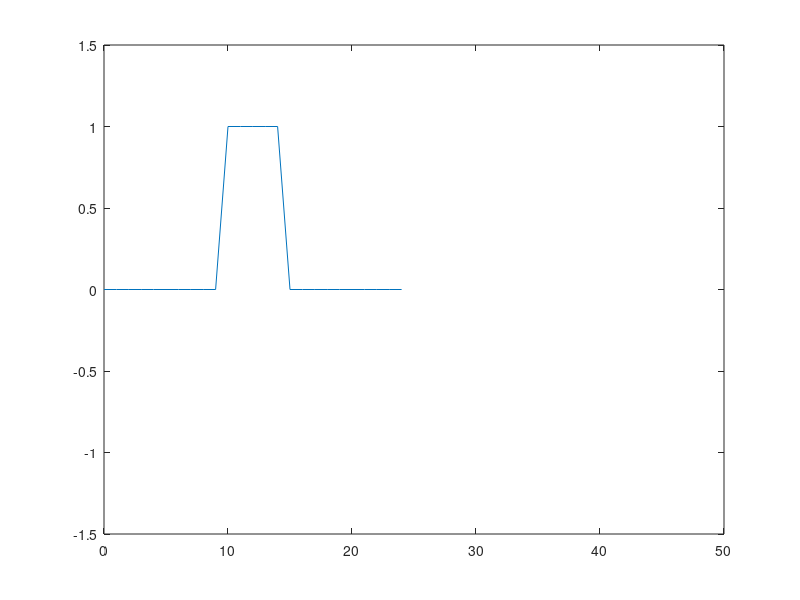
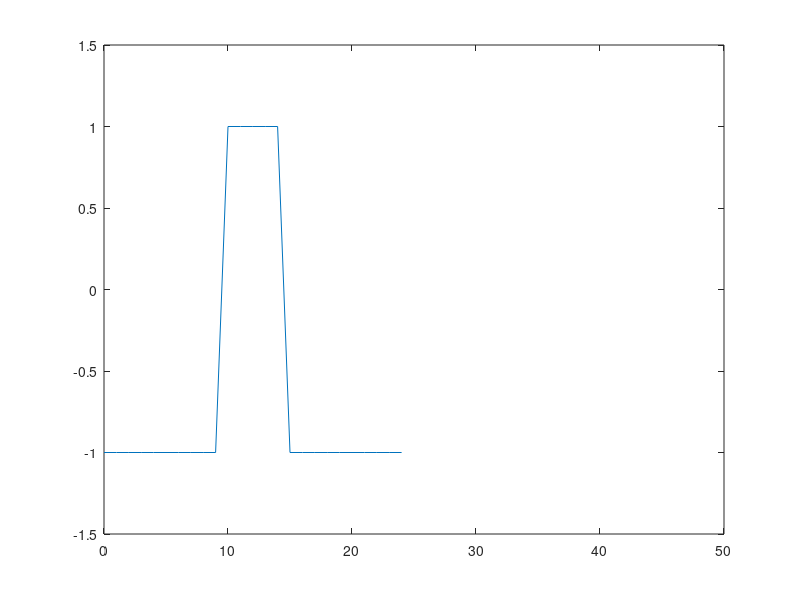

These charts were generated, in order, by the following MATLAB code:
clc;
clear all;
close all;

n=input('enter bit lenght: ');
bits= rand(1,n)>0.5 %random number generation between 0-1 and return 1 if >0.5 else 0
timeperiod=input('timeperiod: ');%samples
time=0:(timeperiod*length(bits)-1)%generate whole numbers time scale
repeat=ones(1,timeperiod)%generate n number of 1's
nrzp = bits.'*repeat %combine bits into matrix of time*time
nrzp=nrzp.' %transpose of itself
nrzp=nrzp(:)' %write the matrix in column wise in single line

%polar (0,1)
nrzu=nrzp;
figure(1)
plot(time,nrzu)
axis([0,10*timeperiod,-1.5,1.5]); %setting xy axix scale limits 

%unipolar
nrzp=(2.*nrzp)-ones(1,length(nrzp));
figure(2)
plot(time,nrzp)
axis([0,10*timeperiod,-1.5,1.5]);